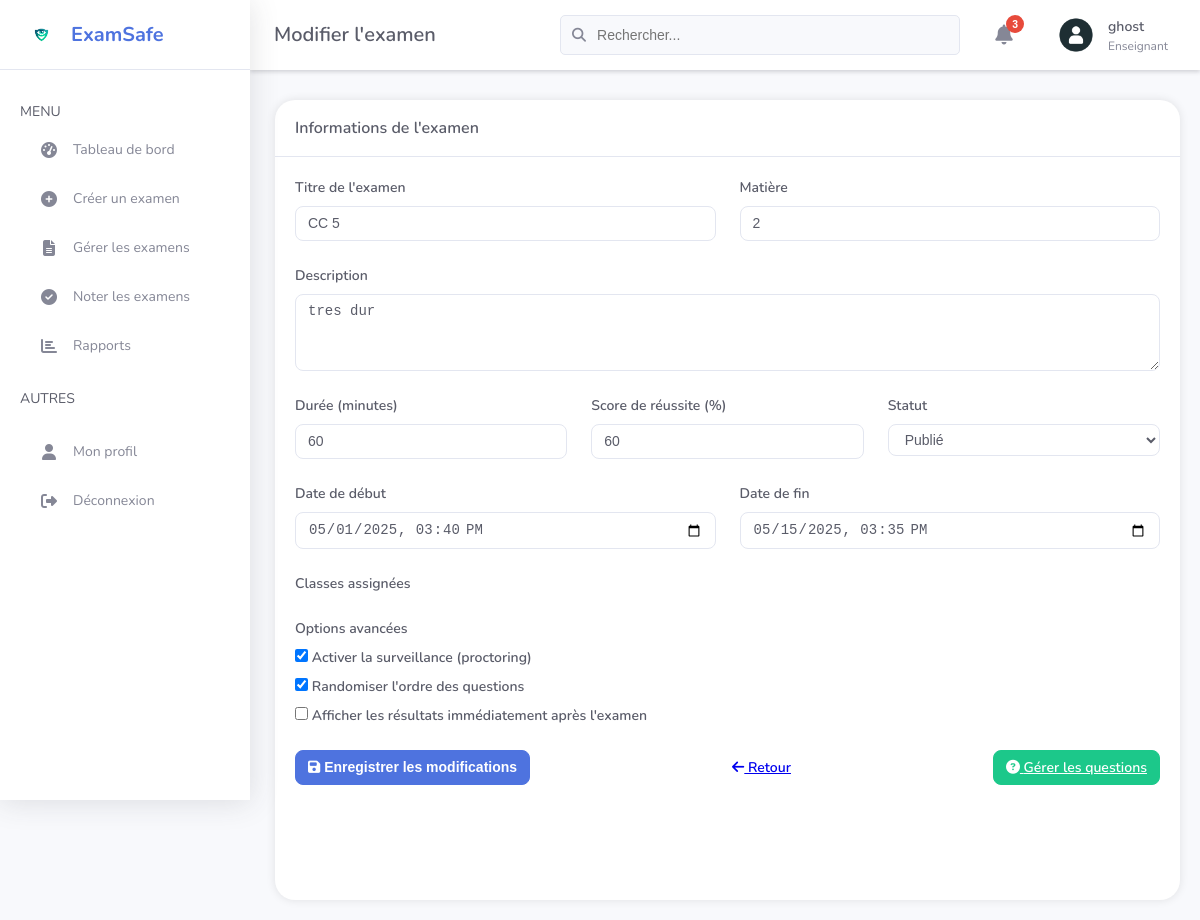
Page /teacher/edit-exam.php?id=19 (signed in) on the committed database.
### tables this page shows
CREATE TABLE `exams` (
  `id` int NOT NULL,
  `title` varchar(255) NOT NULL,
  `description` text,
  `subject` int NOT NULL,
  `course_id` int DEFAULT NULL,
  `duration` int NOT NULL COMMENT 'en minutes',
  `passing_score` int NOT NULL COMMENT 'en pourcentage',
  `start_date` datetime DEFAULT NULL,
  `end_date` datetime DEFAULT NULL,
  `is_proctored` tinyint(1) NOT NULL DEFAULT '0',
  `status` enum('draft','published','scheduled','completed') NOT NULL DEFAULT 'draft',
  `created_by` int DEFAULT NULL,
  `created_at` datetime NOT NULL DEFAULT CURRENT_TIMESTAMP,
  `updated_at` datetime DEFAULT NULL ON UPDATE CURRENT_TIMESTAMP,
  `teacher_id` int DEFAULT NULL,
  `has_essay` int DEFAULT NULL,
  `randomize_questions` int DEFAULT NULL,
  `show_results` int DEFAULT NULL,
  `allow_retake` int DEFAULT NULL,
  `max_retakes` int DEFAULT NULL,
  `enable_face_recognition` int DEFAULT NULL,
  `enable_eye_tracking` int DEFAULT NULL,
  `enable_audio_monitoring` int DEFAULT NULL,
  `enable_screen_monitoring` int DEFAULT NULL,
  `question_count` int DEFAULT NULL,
  `proctoring_enabled` int DEFAULT NULL,
  `proctoring_settings` json DEFAULT NULL
);

### teacher/edit-exam.php (the view, shortened to what this page needs)
<?php
require_once '../includes/auth.php';
$teacherId = $_SESSION['user_id'];
$examId = intval($_GET['id']);
$examQuery = $conn->query("SELECT * FROM exams WHERE id = $examId AND teacher_id = $teacherId");
$exam = $examQuery->fetch_assoc();
include 'includes/header.php';
?>
<div class="app-container" >
    <main class="main-content"style="margin-left: 25px;margin-right: 20px;margin-top: 30px;border-radius: 20px;background-color: white;box-shadow: 0 0 10px rgba(0, 0, 0, 0.1);margin-bottom: 20px;">
        <div class="content-wrapper">
            <div class="content-body">
                <div class="card">
                    <div class="card-header">
                        <h2 class="card-title">Informations de l'examen</h2>
                    </div>
                    <div class="card-body">
                        <form method="POST" action="">
                            <div class="form-row">
                                <div class="form-group col-md-6">
                                    <label for="title">Titre de l'examen</label>
                                    <input type="text" id="title" name="title" class="form-control" value="<?php echo htmlspecialchars($exam['title']); ?>" required>
                                </div>
                                <div class="form-group col-md-6">
                                    <label for="subject">Matière</label>
                                    <input type="text" id="subject" name="subject" class="form-control" value="<?php echo htmlspecialchars($exam['subject']); ?>" required>
                                </div>
                            </div>
                            <div class="form-group">
                                <label for="description">Description</label>
                                <textarea id="description" name="description" class="form-control" rows="3"><?php echo htmlspecialchars($exam['description']); ?></textarea>
                            </div>
                            <div class="form-row">
                                <div class="form-group col-md-4">
                                    <label for="duration">Durée (minutes)</label>
                                    <input type="number" id="duration" name="duration" class="form-control" min="1" max="300" value="<?php echo $exam['duration']; ?>" required>
                                </div>
                                <div class="form-group col-md-4">
                                    <label for="passing_score">Score de réussite (%)</label>
                                    <input type="number" id="passing_score" name="passing_score" class="form-control" min="0" max="100" value="<?php echo $exam['passing_score']; ?>" required>
                                </div>
                                <div class="form-group col-md-4">
                                    <label for="status">Statut</label>
                                    <select id="status" name="status" class="form-control" required>
                                        <option value="published" <?php echo $exam['status'] === 'published' ? 'selected' : ''; ?>>Publié</option>
                                    </select>
                                </div>
                            </div>
                            <div class="form-row">
                                <div class="form-group col-md-6">
                                    <label for="start_date">Date de début</label>
                                    <input type="datetime-local" id="start_date" name="start_date" class="form-control" value="<?php echo date('Y-m-d\TH:i', strtotime($exam['start_date'])); ?>" required>
                                </div>
                                <div class="form-group col-md-6">
                                    <label for="end_date">Date de fin</label>
                                    <input type="datetime-local" id="end_date" name="end_date" class="form-control" value="<?php echo date('Y-m-d\TH:i', strtotime($exam['end_date'])); ?>" required>
                                </div>
                            </div>
                            <div class="form-group">
                                <label>Classes assignées</label>
                            </div>
                            <div class="form-group">
                                <label>Options avancées</label>
                                <div class="checkbox-group">
                                    <label class="checkbox-container">
                                        <input type="checkbox" name="proctoring" <?php echo $exam['proctoring_enabled'] ? 'checked' : ''; ?>>
                                        Activer la surveillance (proctoring)
                                    </label>
                                    <label class="checkbox-container">
                                        <input type="checkbox" name="randomize_questions" <?php echo $exam['randomize_questions'] ? 'checked' : ''; ?>>
                                        Randomiser l'ordre des questions
                                    </label>
                                    <label class="checkbox-container">
                                        <input type="checkbox" name="show_results" <?php echo $exam['show_results'] ? 'checked' : ''; ?>>
                                        Afficher les résultats immédiatement après l'examen
                                    </label>
                                </div>
                            </div>
                            <div class="form-buttons">
                                <button type="submit" class="btn btn-primary">
                                    <i class="fas fa-save"></i> Enregistrer les modifications
                                </button>
                                <a href="manage-exams.php" class="btn btn-outline-secondary">
                                    <i class="fas fa-arrow-left"></i> Retour
                                </a>
                                <a href="add-questions.php?exam_id=<?php echo $examId; ?>" class="btn btn-success">
                                    <i class="fas fa-question-circle"></i> Gérer les questions
                                </a>
                            </div>
                        </form>
                    </div>
                </div>
            </div>
        </div>
    </main>
</div>

### assets/css/teacher.css (style rules this page uses)
:root { --primary-color: #4e73df; --primary-light: rgba(78, 115, 223, 0.1); --secondary-color: #858796; --success-color: #1cc88a; --danger-color: #e74a3b; --warning-color: #f6c23e; --info-color: #36b9cc; --dark-color: #5a5c69; --light-color: #f8f9fc; --border-color: #e3e6f0; --sidebar-width: 250px; --sidebar-collapsed-width: 80px; --header-height: 70px; --border-radius: 8px; --card-border-radius: 10px; --box-shadow: 0 0.15rem 1.75rem 0 rgba(58, 59, 69, 0.15); --transition-speed: 0.3s; --font-family: 'Nunito', -apple-system, BlinkMacSystemFont, "Segoe UI", Roboto, "Helvetica Neue", Arial, sans-serif; }
* { margin: 0; padding: 0; box-sizing: border-box; }
body { font-family: var(--font-family); background-color: var(--light-color); color: var(--dark-color); line-height: 1.5; font-size: 0.875rem; }
.app-container { display: flex; min-height: 100vh; }
.main-content { flex: 1; margin-left: var(--sidebar-width); transition: margin-left var(--transition-speed) ease; min-height: 100vh; display: flex; flex-direction: column; }
.card-body { padding: 1.25rem; }
.card-header { display: flex; justify-content: space-between; align-items: center; padding: 1rem 1.25rem; border-bottom: 1px solid var(--border-color); }
.card-title { font-size: 1rem; font-weight: 600; color: var(--dark-color); margin: 0; }
.btn { display: inline-block; font-weight: 600; text-align: center; white-space: nowrap; vertical-align: middle; -webkit-user-select: none; user-select: none; border: 1px solid transparent; padding: 0.375rem 0.75rem; font-size: 0.875rem; line-height: 1.5; border-radius: var(--border-radius); transition: all 0.15s ease-in-out; cursor: pointer; }
.btn-primary { color: #fff; background-color: var(--primary-color); border-color: var(--primary-color); }
.btn-success { color: #fff; background-color: var(--success-color); border-color: var(--success-color); }
.form-group { margin-bottom: 1.5rem; }
.form-group label { display: block; margin-bottom: 0.5rem; font-weight: 600; color: var(--dark-color); }
.form-control { display: block; width: 100%; padding: 0.375rem 0.75rem; font-size: 0.875rem; line-height: 1.5; color: var(--dark-color); background-color: #fff; background-clip: padding-box; border: 1px solid var(--border-color); border-radius: var(--border-radius); transition: border-color 0.15s ease-in-out, box-shadow 0.15s ease-in-out; }
.form-row { display: flex; flex-wrap: wrap; margin-right: -0.75rem; margin-left: -0.75rem; }
.form-row > .form-group { flex: 1; padding-right: 0.75rem; padding-left: 0.75rem; }
.form-buttons { display: flex; justify-content: space-between; margin-top: 1.5rem; }

### rows in the picture
exams: title "CC 5", subject "2", description "tres dur", duration "60", passing_score "60", status "Publié", start_date "05/01/2025 15:40", end_date "05/15/2025 15:35", proctoring_enabled "☑", randomize_questions "☑"

### other values in the picture
$pageTitle "Modifier l'examen"
$_SESSION['username'] "ghost"
